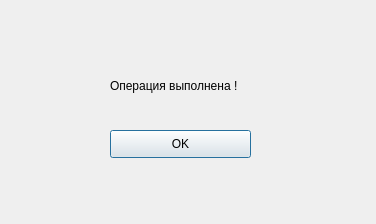
<?xml version="1.0" encoding="UTF-8"?>
<ui version="4.0">
 <class>isOk</class>
 <widget class="QDialog" name="isOk">
  <property name="geometry">
   <rect>
    <x>0</x>
    <y>0</y>
    <width>376</width>
    <height>224</height>
   </rect>
  </property>
  <property name="windowTitle">
   <string>ОК</string>
  </property>
  <widget class="QLabel" name="label">
   <property name="geometry">
    <rect>
     <x>110</x>
     <y>50</y>
     <width>211</width>
     <height>71</height>
    </rect>
   </property>
   <property name="text">
    <string>Операция выполнена !</string>
   </property>
  </widget>
  <widget class="QPushButton" name="okBtn">
   <property name="geometry">
    <rect>
     <x>110</x>
     <y>130</y>
     <width>141</width>
     <height>28</height>
    </rect>
   </property>
   <property name="cursor">
    <cursorShape>PointingHandCursor</cursorShape>
   </property>
   <property name="text">
    <string>OK</string>
   </property>
  </widget>
 </widget>
 <resources/>
 <connections/>
</ui>
